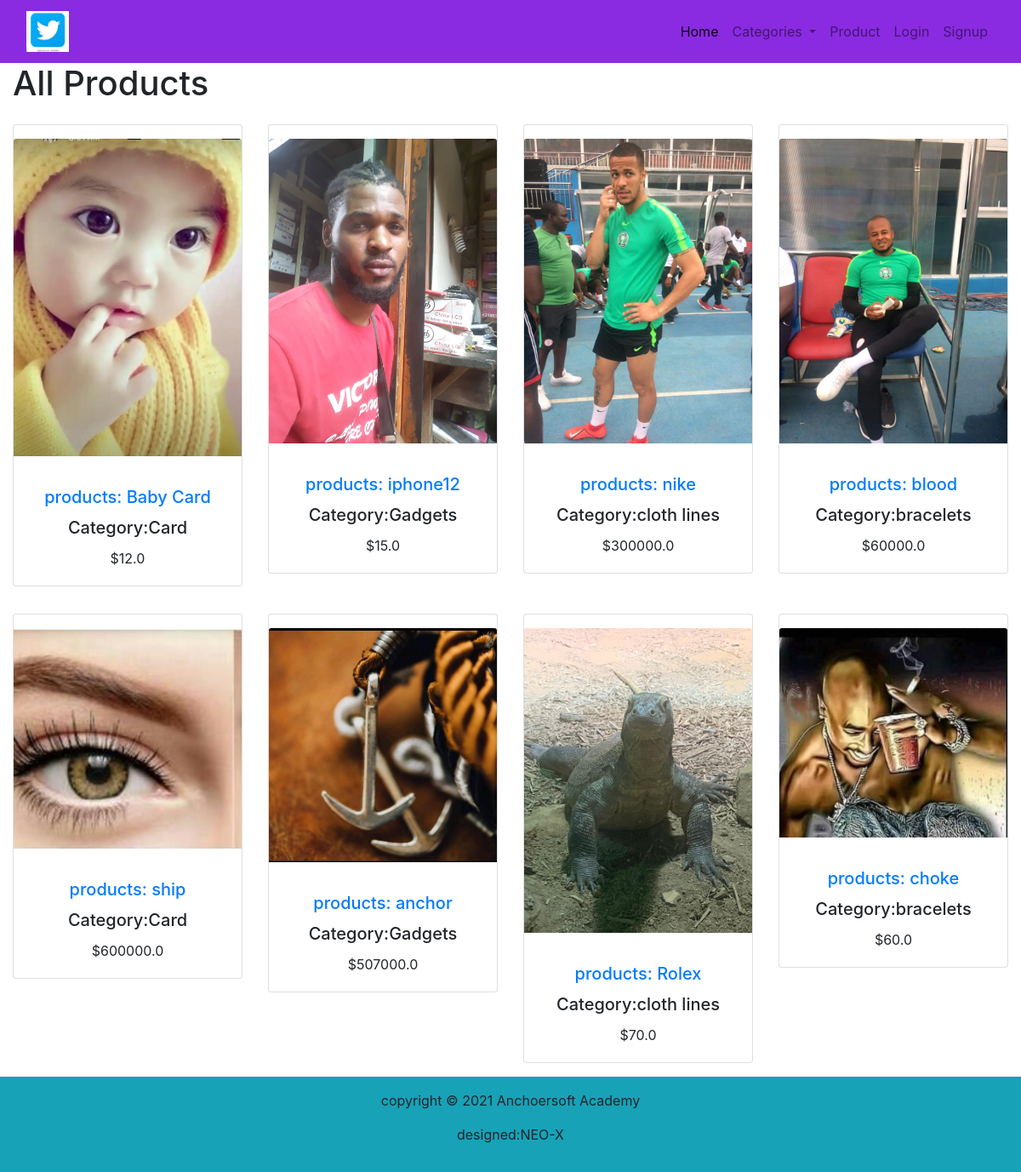
The app's page /product/ with its own data.
### sexyyapp/models.py (models this page shows, shortened)
class Product(models.Model):
    category = models.ForeignKey(Category, on_delete=models.CASCADE)
    name = models.CharField(max_length=70)
    price = models.FloatField()
    image = models.ImageField(upload_to='products', default='pix.jpg')
    description = models.TextField()
    featured = models.BooleanField()
    latest = models.BooleanField()
    available = models.BooleanField()
    min = models.IntegerField(default=1)
    max = models.IntegerField(default=20)

class Category(models.Model):
    title = models.CharField(max_length=70)
    image = models.ImageField(upload_to="products", default='pix.jpg')
    def __str__(self):
        return self.title
    class Meta:
        db_table = 'category'
        managed = True
        verbose_name = 'Category'
        verbose_name_plural = 'Categories'

### sexyyapp/views.py (the view)
# urls.py: path('product/', views.products, name='products'),
def products(request):
    products = Product.objects.all().filter(available=True)
    context = {
        'products':products
    }
    return render(request, 'products.html', context)

### sexyyapp/context_processor.py (called while the page is built)
def cartread(request):
    cart = ShopCart.objects.filter(user__username=request.user.username, paid_order=False)
    cartreader = 0
    for item in cart:
        cartreader += item.quantity
    context = {
        'cartreader':cartreader
    }
    return context

def dropdown(request):
    categories = Category.objects.all()
    context = {
        'categories':categories
    }
    return context

### sexyyapp/templates/products.html (shortened to what this page needs)
{% extends 'base.html' %}
{% block content %}
<div class="container-fluid">
    <h1> All Products</h1>
    <div class="row">
        {% if products %}
            {% for item in products %}
              <div class="col-12 col-sm-6 col-md-6 col-lg-3 mt-3 mb-3 w-25">
                <div class="card w-100 text-center pt-3">
                  <a href="{% url 'details' item.id %}"><img src="{{item.image.url}}" class="card-img-top"></a>
                  <div class="card-body mt-3">
                    <a href="{% url 'details' item.id %}"><h5 class="card-title">products: {{item.name}}</h5></a>
                    <h5 class="card-title">Category:{{item.category}}</h5>
                    <p class="card-text">${{item.price}}</p>
                  </div>
                </div>
              </div>
            {% endfor %}
        {% endif %}
    </div>
  </div>
{% endblock content %}

### records on screen
Product: image (picture), name "Baby Card", category "Card", price "12.0"
Product: image (picture), name "iphone12", category "Gadgets", price "15.0"
Product: image (picture), name "nike", category "cloth lines", price "300000.0"
Product: image (picture), name "blood", category "bracelets", price "60000.0"
Product: image (picture), name "ship", category "Card", price "600000.0"
Product: image (picture), name "anchor", category "Gadgets", price "507000.0"
Product: image (picture), name "Rolex", category "cloth lines", price "70.0"
Product: image (picture), name "choke", category "bracelets", price "60.0"
